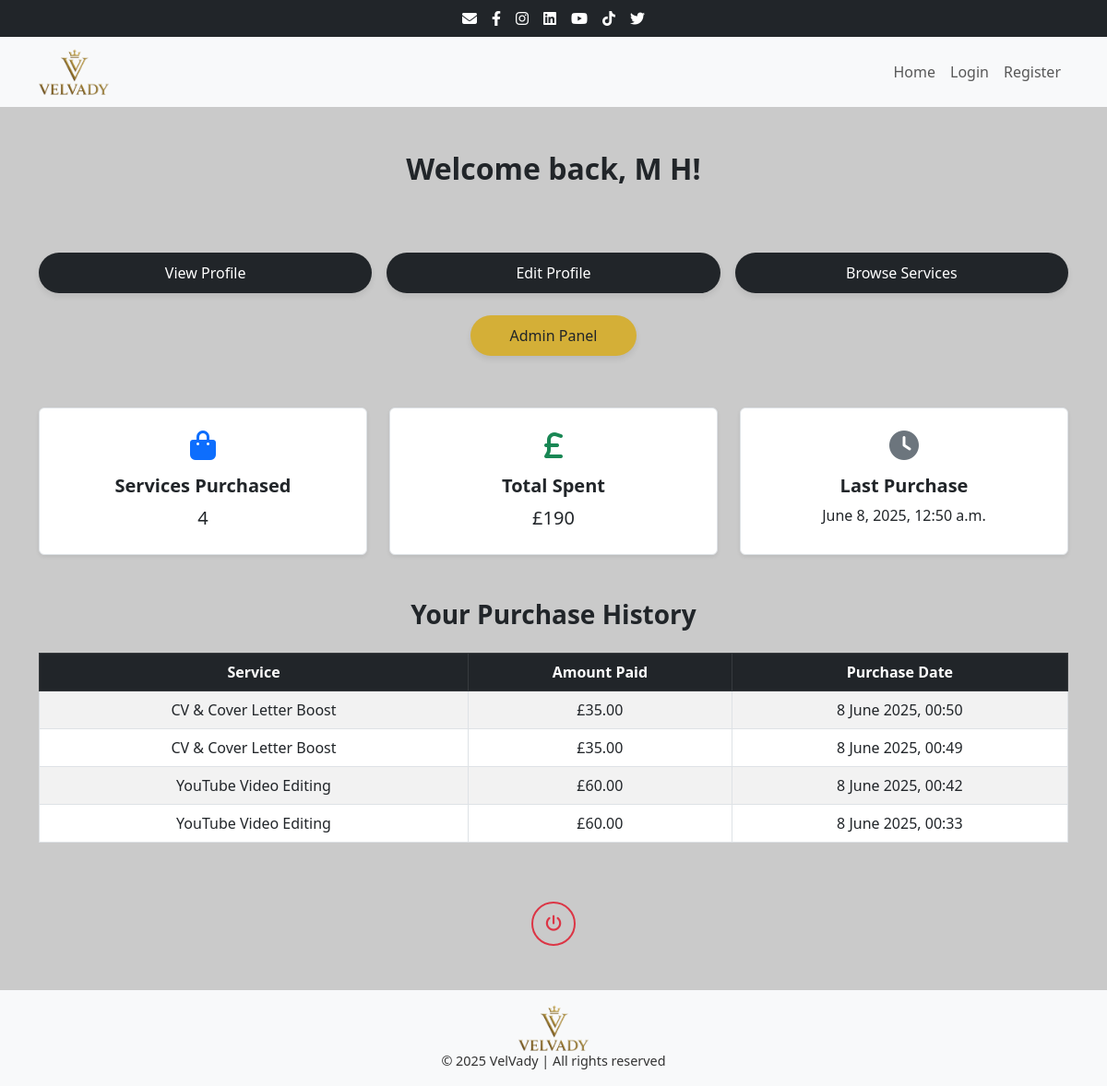
Page /accounts/dashboard/ (signed in) on the committed database.
### accounts/models.py (models this page shows, shortened)
class CustomUser(AbstractBaseUser, PermissionsMixin):
    email = models.EmailField(unique=True)
    first_name = models.CharField(max_length=50)
    last_name = models.CharField(max_length=50)
    address = models.TextField()
    is_active = models.BooleanField(default=True)
    is_staff = models.BooleanField(default=False)
    date_joined = models.DateTimeField(default=timezone.now)
    objects = CustomUserManager()
    USERNAME_FIELD = "email"
    REQUIRED_FIELDS = ["first_name", "last_name", "address"]

### products/models.py (models this page shows, shortened)
class Purchase(models.Model):
    user = models.ForeignKey(settings.AUTH_USER_MODEL, on_delete=models.CASCADE)
    service = models.ForeignKey(Service, on_delete=models.CASCADE)
    amount_paid = models.DecimalField(max_digits=8, decimal_places=2)
    stripe_session_id = models.CharField(max_length=255, unique=True)
    timestamp = models.DateTimeField(auto_now_add=True)
    class Meta:
        ordering = ['-timestamp']
        verbose_name = 'Purchase'
        verbose_name_plural = 'Purchases'

class Service(models.Model):
    title = models.CharField(max_length=200, unique=True)
    slug = models.SlugField(max_length=200, unique=True, blank=True)
    description = models.TextField()
    price = models.DecimalField(max_digits=6, decimal_places=2)
    image = models.ImageField(upload_to='products/')
    is_active = models.BooleanField(default=True)
    created_at = models.DateTimeField(auto_now_add=True)
    updated_at = models.DateTimeField(auto_now=True)

### accounts/views.py (the view)
# urls.py: path('dashboard/', views.DashboardView.as_view(), name='dashboard'),
class DashboardView(LoginRequiredMixin, TemplateView):
    template_name = 'accounts/dashboard.html'
    def get_context_data(self, **kwargs):
        from django.db.models import Sum
        context = super().get_context_data(**kwargs)
        user = self.request.user
        purchases = Purchase.objects.filter(user=user).select_related('service')
        total_services = purchases.count()
        total_spent = purchases.aggregate(Sum('amount_paid'))['amount_paid__sum'] or 0
        latest_purchase = purchases.order_by('-timestamp').first()
        last_order_date = latest_purchase.timestamp if latest_purchase else None
        context['purchases'] = purchases
        context['total_services'] = total_services
        context['total_spent'] = total_spent
        context['last_order_date'] = last_order_date
        return context

### accounts/templates/accounts/dashboard.html (shortened to what this page needs)
{% extends "core/base.html" %}
{% block content %}
<div class="container my-5">
    <div class="text-center mb-4">
        <h2 class="fw-bold mb-4">Welcome back, {{ user.first_name }}!</h2>
    </div>
    <div class="row row-cols-1 row-cols-md-3 g-3 justify-content-center mb-5 button-block-spacing">
        <div class="col">
            <a href="{% url 'profile' %}" class="btn btn-pill btn-pill-primary w-100">View Profile</a>
        </div>
        <div class="col">
            <a href="{% url 'profile_edit' %}" class="btn btn-pill btn-pill-primary w-100">Edit Profile</a>
        </div>
        <div class="col">
            <a href="{% url 'services' %}" class="btn btn-pill btn-pill-primary w-100">Browse Services</a>
        </div>
        {% if user.is_superuser %}
            <div class="text-center mt-4">
                <a href="{% url 'admin:index' %}" class="btn btn-admin-pill w-50">Admin Panel</a>
            </div>
        {% endif %}
    </div>
</div>
<div class="container my-5">
    <div class="row row-cols-1 row-cols-md-3 g-4 justify-content-center">
        <div class="col">
            <div class="dashboard-card text-center h-100 p-4 border rounded shadow-sm bg-white">
                <i class="fas fa-shopping-bag fa-2x text-primary mb-3"></i>
                <h5 class="fw-bold">Services Purchased</h5>
                <p class="fs-5 mb-0">{{ total_services }}</p>
            </div>
        </div>
        <div class="col">
            <div class="dashboard-card text-center h-100 p-4 border rounded shadow-sm bg-white">
                <i class="fas fa-pound-sign fa-2x text-success mb-3"></i>
                <h5 class="fw-bold">Total Spent</h5>
                <p class="fs-5 mb-0">£{{ total_spent }}</p>
            </div>
        </div>
        <div class="col">
            <div class="dashboard-card text-center h-100 p-4 border rounded shadow-sm bg-white">
                <i class="fas fa-clock fa-2x text-secondary mb-3"></i>
                <h5 class="fw-bold">Last Purchase</h5>
                <p class="fs-6 mb-0">{{ last_order_date|default:"N/A" }}</p>
            </div>
        </div>
    </div>
</div>
<div class="container mb-5">
    <h3 class="fw-bold text-center mb-4">Your Purchase History</h3>
    {% if purchases %}
        <div class="table-responsive">
            <table class="table table-striped table-bordered align-middle text-center">
                <thead class="table-dark">
                    <tr>
                        <th>Service</th>
                        <th>Amount Paid</th>
                        <th>Purchase Date</th>
                    </tr>
                </thead>
                <tbody>
                    {% for purchase in purchases %}
                        <tr>
                            <td>{{ purchase.service.title }}</td>
                            <td>£{{ purchase.amount_paid }}</td>
                            <td>{{ purchase.timestamp|date:"j F Y, H:i" }}</td>
                        </tr>
                    {% endfor %}
                </tbody>
            </table>
        </div>
    {% else %}
        <p class="text-center">You have not purchased any services yet.</p>
    {% endif %}
</div>
<div class="container text-center mb-5">
    <a href="{% url 'logout' %}" class="btn btn-logout-circle" title="Logout">
        <i class="fas fa-power-off"></i>
    </a>
</div>
{% endblock %}

### core/static/core/css/styles.css (style rules this page uses)
* { margin: 0; padding: 0; box-sizing: border-box; }
body { background-color: #cacaca; font-family: 'Segoe UI', Tahoma, Geneva, Verdana, sans-serif; }
.dashboard-card { transition: transform 0.3s ease; border-radius: 0.75rem; background-color: #fff; }
.button-block-spacing { margin-top: 3.5rem !important; margin-bottom: 3.5rem !important; }
.container.my-5 { margin-top: 3rem !important; margin-bottom: 3rem !important; }
.btn-pill { border-radius: 50px; padding: 10px 24px; font-size: 1rem; font-weight: 500; border: none; transition: all 0.3s ease; box-shadow: 0 4px 6px rgba(0, 0, 0, 0.08); }
.btn-pill-primary { background-color: #212529; color: #fff; }
.btn-admin-pill { border-radius: 50px; padding: 10px 24px; font-size: 1rem; font-weight: 500; background-color: #d4af37; color: #212529; border: none; transition: all 0.3s ease; box-shadow: 0 4px 6px rgba(0, 0, 0, 0.08); }
.btn-logout-circle { display: inline-flex; align-items: center; justify-content: center; width: 48px; height: 48px; border-radius: 50%; background-color: transparent; border: 2px solid #dc3545; color: #dc3545; font-size: 1.1rem; transition: all 0.3s ease; }

### rows in the picture
CustomUser: first_name "M H"
Purchase: timestamp "June 8, 2025, 12:50 a.m.", service "CV & Cover Letter Boost", amount_paid "35.00", timestamp "8 June 2025, 00:50"
Purchase: service "CV & Cover Letter Boost", amount_paid "35.00", timestamp "8 June 2025, 00:49"
Purchase: service "YouTube Video Editing", amount_paid "60.00", timestamp "8 June 2025, 00:42"
Purchase: service "YouTube Video Editing", amount_paid "60.00", timestamp "8 June 2025, 00:33"

### other values in the picture
{{ total_services }} "4"
{{ total_spent }} "190"
